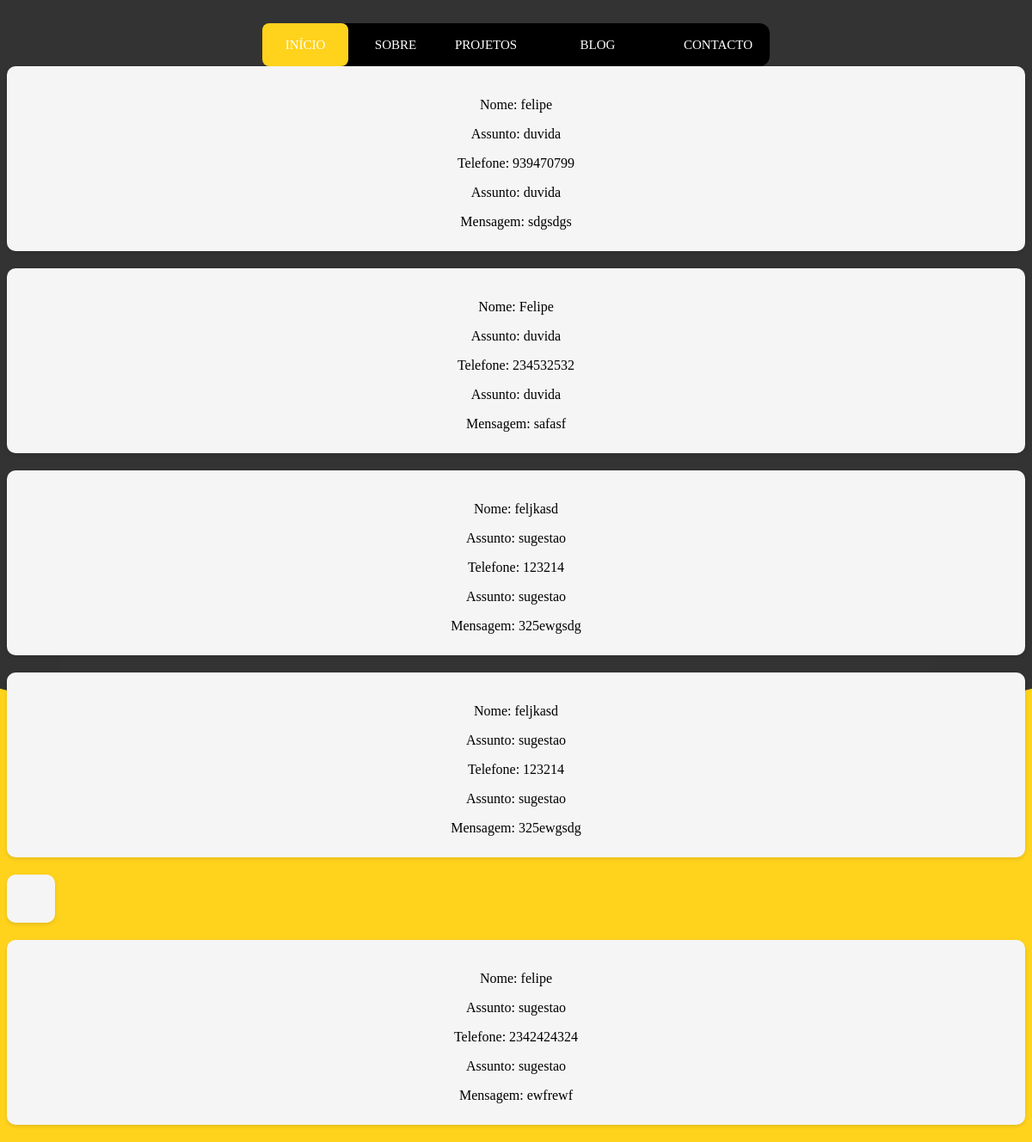
Screenshot of /contacto_todos_formularios with the database file from the repository.
### portifolio/models.py (models this page shows, shortened)
class Contato(models.Model):
    ASSUNTO_CHOICES = [
        ('duvida', 'Dúvida'),
        ('sugestao', 'Sugestão'),
        ('reclamacao', 'Reclamação'),
        ('outro', 'Outro'),
    ]
    nome = models.CharField(max_length=100)
    email = models.EmailField()
    telefone = models.CharField(max_length=20, blank=True)
    assunto = models.CharField(max_length=20, choices=ASSUNTO_CHOICES)
    mensagem = models.TextField()

### portifolio/views.py (the view)
# urls.py: path('contacto_todos_formularios', views.contacto_todos_formularios, name='contacto_todos_formularios'),
def contacto_todos_formularios(request):
    formularios = Contato.objects.all()
    context = {
        'formularios': formularios
    }
    return render(request, 'portfolio/contacto/contacto_todos_formularios.html', context)

### portifolio/templates/portfolio/contacto/contacto_todos_formularios.html (shortened to what this page needs)
{% extends "portfolio/base/layout_base.html" %}
{% block main %}
    {% for formulario in formularios %}
        <div class="cards_sobreMim {{ formulario.nome }}"
             onclick="window.location.href='{% url 'portifolio:contacto_todos_formularios' %}'">
            <div class="title_sobreMim">
                <span class="info">
                    <p>Nome: {{ formulario.nome }}</p>
                    <p>Assunto: {{ formulario.assunto }}</p>
                    <p>Telefone: {{ formulario.telefone }}</p>
                    <p>Assunto: {{ formulario.assunto }}</p>
                    <p>Mensagem: {{ formulario.mensagem }}</p>
                </span>
            </div>
        </div>
    {% endfor %}
{% endblock main %}

### portifolio/static/portfolio/css/base/layout_base.css (style rules this page uses)
* { box-sizing: border-box; }
:root { --color: #FFD21C; }

### portifolio/templates/portfolio/contacto/contacto_todos_formularios.html (style rules this page uses)
.cards_sobreMim { background-color: #f5f5f5; border-radius: 10px; box-shadow: 0px 2px 4px rgba(0, 0, 0, 0.1); cursor: pointer; margin-bottom: 20px; padding: 20px; transition: background-color 0.3s ease; display: flex; justify-content: center; align-items: center; text-align: center; }
.title_sobreMim { width: 100%; }
.title_sobreMim p { font-size: 16px; margin-bottom: 5px; }

### rows the page displays
Contato: nome "felipe", assunto "duvida", telefone "939470799", mensagem "sdgsdgs"
Contato: nome "Felipe", assunto "duvida", telefone "234532532", mensagem "safasf"
Contato: nome "feljkasd", assunto "sugestao", telefone "123214", mensagem "325ewgsdg"
Contato: nome "feljkasd", assunto "sugestao", telefone "123214", mensagem "325ewgsdg"
Contato: nome "felipe", assunto "sugestao", telefone "2342424324", mensagem "ewfrewf"
